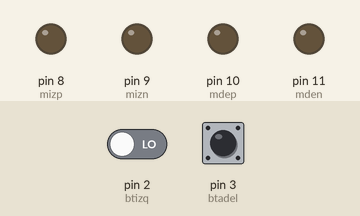
This sketch was run on a simulated Arduino Uno, built with avr-gcc and run on an emulated ATmega328P. Parts: output pins drawn as LEDs (lit = HIGH). Dashed ring = blinking. Inputs (shaded band) come from the test bench; at power-on: pin 2 (btizq) LOW, pin 3 (btadel) LOW. What the sketch prints to the serial monitor is not drawn.

Above: at 1.2 s.
1.3 s: pin 2 (btizq) driven HIGH
At 2.1 s:
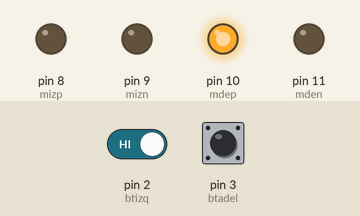
2.8 s: pin 3 (btadel) driven HIGH
At 3.9 s:
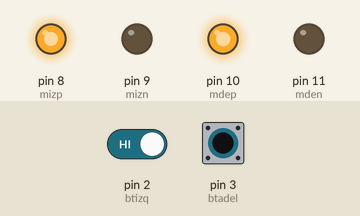
4.3 s: pin 3 (btadel) pulsed LOW 2 times (0.12 s each, 0.3 s apart)
At 4.64 s:
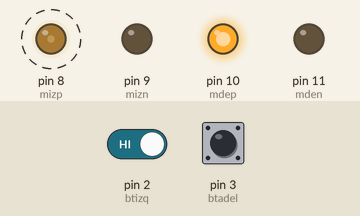
Timing chart, 0 to 7.3 s (numbered marks = the images above; inputs shaded):
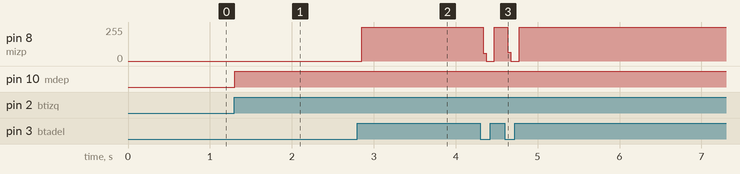

Measured:
- after the input at 1.3 s, pin 10 (mdep): LOW → HIGH at once
- after the input at 2.8 s, pin 8 (mizp): 0/255 → 254/255 after 0.06 s
- after the input at 4.3 s, pin 8 (mizp): alternates 254/255 for 0.16 s and 0/255 for 0.14 s, 4 changes in all, then stays 254/255, starting at once

The sketch:

yecto_de_carro_controlado__parte_4-_control_y_condicionales_.ino
```cpp
//definimos variables
int mizp=8;
int mizn=9;
int mdep=10;
int mden=11;

int btizq=2;
int btadel=3;
int btatras=6;
int btparar=5;
int btder=4;

int datobtizq=0;//inicializo a 0 para evitar ruidos electromagneticos
int datobtadel=0;//inicializo a 0 para evitar ruidos electromagneticos
int datobtatras=0;//inicializo a 0 para evitar ruidos electromagneticos
int datobtparar=0;//inicializo a 0 para evitar ruidos electromagneticos
int datobtder=0; //inicializo a 0 para evitar ruidos electromagneticos

// configuracion de la tarjeta
void setup()
{//empieza
  // actuadores son salidas
  pinMode(mizp, OUTPUT);//positivo motor iz
  pinMode(mizn, OUTPUT);
  pinMode(mdep, OUTPUT);//positivo motor derecha
  pinMode(mden, OUTPUT);

  pinMode(btizq,INPUT);//todos los sensores o pulsadores son entradas jeje
  pinMode(btadel,INPUT);
  pinMode(btatras,INPUT);
  pinMode(btparar,INPUT);
  pinMode(btder,INPUT);

  Serial.begin(9600);
}//termina

//subrutinas
void adelante(){
  digitalWrite(mizp, HIGH);//por el positivo enviamos 5v
  digitalWrite(mizn, LOW);//por el negativo enviamos 0v
  digitalWrite(mdep, HIGH);//por el positivo enviamos 5v
  digitalWrite(mden, LOW);//por el negativo enviamos 0v
}

void detener(){
  digitalWrite(mizp, LOW);//por el positivo enviamos 5v
  digitalWrite(mizn, LOW);//por el negativo enviamos 0v
  digitalWrite(mdep, LOW);//por el positivo enviamos 5v
  digitalWrite(mden, LOW);//por el negativo enviamos 0v
}

void derecha(){
  digitalWrite(mizp, HIGH);//por el positivo enviamos 5v
  digitalWrite(mizn, LOW);//por el negativo enviamos 0v
  digitalWrite(mdep, LOW);//por el positivo enviamos 5v
  digitalWrite(mden, LOW);//por el negativo enviamos 0v
}

void izquierda(){
  digitalWrite(mizp, LOW);//por el positivo enviamos 5v
  digitalWrite(mizn, LOW);//por el negativo enviamos 0v
  digitalWrite(mdep, HIGH);//por el positivo enviamos 5v
  digitalWrite(mden, LOW);//por el negativo enviamos 0v
}

void atras(){
  digitalWrite(mizp, LOW);//por el positivo enviamos 5v
  digitalWrite(mizn, HIGH);//por el negativo enviamos 0v
  digitalWrite(mdep, LOW);//por el positivo enviamos 5v
  digitalWrite(mden, HIGH);//por el negativo enviamos 0v
}

//paso3 tarea principal
void loop() {//ciclo infinito
  // mover el carro con pulsadores
  datobtizq = digitalRead(btizq);//valor de lectura del pulsador se almacena aqui para leer
  Serial.print(datobtizq);

  datobtadel = digitalRead(btadel);//valor de lectura del pulsador se almacena aqui para leer
  Serial.println(datobtadel);

  if(datobtizq==1){
    izquierda();
  }
  if(datobtadel==1){
    adelante();
  }
   if(datobtder==1){
    derecha();
  }
   if(datobtparar==1){
    detener();
  }
  if(datobtatras==1){
    atras();
  }
//faltan 4pulsadores falta comprobar
}//fin loop
```
